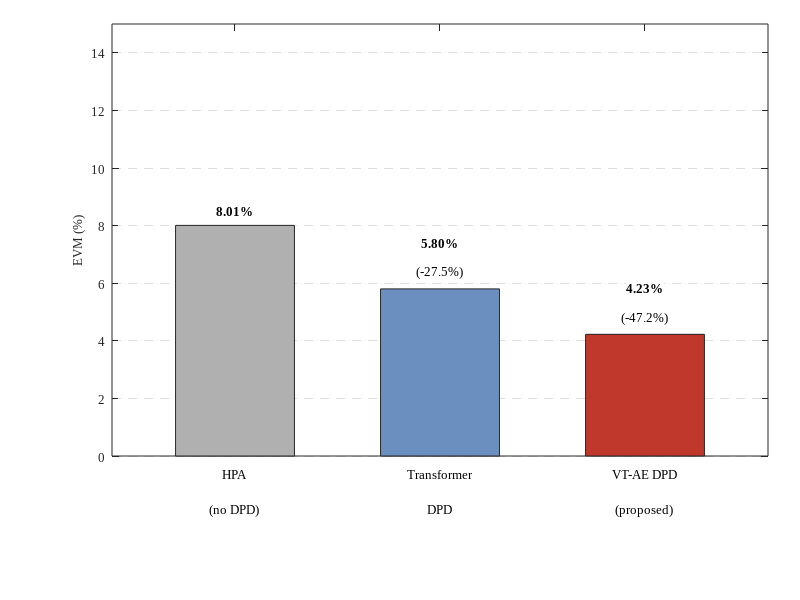
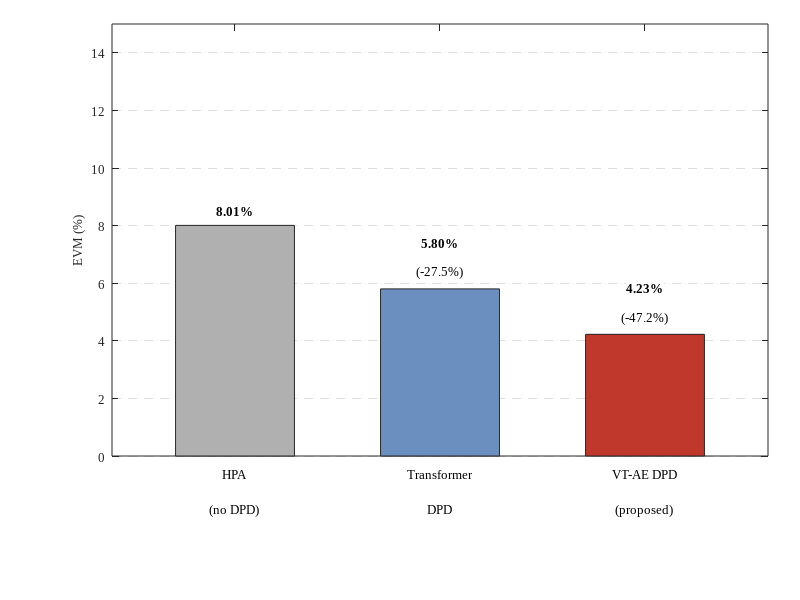

The MATLAB source for these figures, in order:
%% Fig. 1: EVM of the uncompensated HPA, Transformer DPD, and VT-AE DPD
% 16-QAM OFDM, memory-polynomial HPA, IBO = 1 dB (noise-free, time domain)
clear; close all;

%% 설정
show_title     = false;   % IEEE 논문은 캡션을 쓰므로 그림 안 제목은 끄는 것을 권장
show_reduction = true;    % 막대 위에 보상 전 대비 감소율 표시
font_name      = 'Times New Roman';
font_size      = 9;
bar_w          = 0.58;    % 막대 폭

%% 데이터 (평가 로그 값)
%evm    = [12.3530, 7.2974, 5.5982];                 % [%]
evm = [8.0078, 5.8025, 4.2251];   % HPA, Transformer-DPD, VT-AE
line1  = {'HPA',      'Transformer', 'VT-AE DPD'};  % x축 라벨 첫 줄
line2  = {'(no DPD)', 'DPD',         '(proposed)'}; % x축 라벨 둘째 줄
colors = [0.69 0.69 0.69;      % HPA
          0.42 0.56 0.75;      % Transformer
          0.75 0.22 0.17];     % VT-AE
red    = (evm(1) - evm) / evm(1) * 100;              % 보상 전 대비 감소율 [%]

%% 그림 (IEEE 한 단 폭: 8.8 cm)
figure('Units', 'centimeters', 'Position', [2 2 8.8 6.4], 'Color', 'w');
axes('Units', 'normalized', 'Position', [0.14 0.24 0.82 0.72]);   % 아래쪽에 두 줄 라벨 공간
hold on; box on;

for i = 1:3
    % 막대 (rectangle로 그려 MATLAB·Octave 모두 같은 모양이 되도록 함)
    rectangle('Position', [i - bar_w/2, 0, bar_w, evm(i)], ...
              'FaceColor', colors(i,:), 'EdgeColor', [0.15 0.15 0.15], 'LineWidth', 0.6);
    % 막대 위 값 라벨
    if show_reduction && i > 1
        text(i, evm(i) + 1.45, sprintf('%.2f%%', evm(i)), 'HorizontalAlignment', 'center', ...
             'VerticalAlignment', 'bottom', 'FontName', font_name, 'FontSize', font_size, 'FontWeight', 'bold', 'BackgroundColor', 'w', 'Margin', 0.5);
        text(i, evm(i) + 0.35, sprintf('(%.1f%%)', -red(i)), 'HorizontalAlignment', 'center', ...
             'VerticalAlignment', 'bottom', 'FontName', font_name, 'FontSize', font_size, 'BackgroundColor', 'w', 'Margin', 0.5);
    else
        text(i, evm(i) + 0.35, sprintf('%.2f%%', evm(i)), 'HorizontalAlignment', 'center', ...
             'VerticalAlignment', 'bottom', 'FontName', font_name, 'FontSize', font_size, 'FontWeight', 'bold', 'BackgroundColor', 'w', 'Margin', 0.5);
    end
    % 두 줄 x축 라벨
    text(i, -0.45, line1{i}, 'HorizontalAlignment', 'center', 'VerticalAlignment', 'top', ...
         'FontName', font_name, 'FontSize', font_size);
    text(i, -1.65, line2{i}, 'HorizontalAlignment', 'center', 'VerticalAlignment', 'top', ...
         'FontName', font_name, 'FontSize', font_size);
end

set(gca, 'XTick', 1:3, 'XTickLabel', {}, 'XLim', [0.4 3.6], 'YLim', [0 15], 'YTick', 0:2:14, ...
         'FontName', font_name, 'FontSize', font_size, 'LineWidth', 0.6, ...
         'YGrid', 'on', 'GridLineStyle', '--', 'Layer', 'bottom');   % 격자를 막대 뒤로
ylabel('EVM (%)', 'FontName', font_name, 'FontSize', font_size);
if show_title
    title('EVM comparison (16-QAM, IBO = 1 dB)', 'FontName', font_name, 'FontSize', font_size);
end

%% 저장 (MATLAB R2020a 이상은 exportgraphics, 그 외 버전·Octave는 print)
if exist('exportgraphics') > 0
    exportgraphics(gcf, 'fig_evm_bar.png', 'Resolution', 600);
    exportgraphics(gcf, 'fig_evm_bar.pdf', 'ContentType', 'vector');
else
    print(gcf, 'fig_evm_bar.png', '-dpng', '-r600');
    print(gcf, 'fig_evm_bar.pdf', '-dpdf');
end
